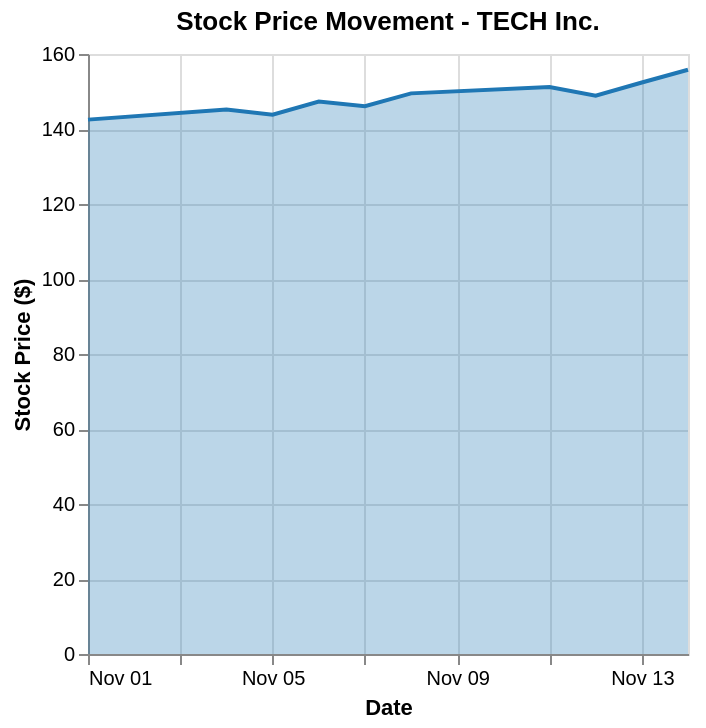

Describe this chart as a Vega-Lite specification.
### Vega-Lite specification from a JSON file in a GitHub repository (floating-point values rounded to 4 significant figures)
{"$schema": "https://vega.github.io/schema/vega-lite/v6.json", "description": "Stock price movement with volume", "layer": [{"mark": "area", "encoding": {"x": {"field": "date", "type": "temporal", "axis": {"title": "Date", "format": "%b %d"}}, "y": {"field": "price", "type": "quantitative", "axis": {"title": "Stock Price ($)"}}, "color": {"value": "#1f77b4"}, "opacity": {"value": 0.3}}}, {"mark": {"type": "line", "color": "#1f77b4"}, "encoding": {"x": {"field": "date", "type": "temporal"}, "y": {"field": "price", "type": "quantitative"}}}], "data": {"values": [{"date": "2024-11-01", "price": 142.5}, {"date": "2024-11-04", "price": 145.2}, {"date": "2024-11-05", "price": 143.8}, {"date": "2024-11-06", "price": 147.3}, {"date": "2024-11-07", "price": 146.1}, {"date": "2024-11-08", "price": 149.5}, {"date": "2024-11-11", "price": 151.2}, {"date": "2024-11-12", "price": 148.9}, {"date": "2024-11-13", "price": 152.4}, {"date": "2024-11-14", "price": 155.8}]}, "title": "Stock Price Movement - TECH Inc."}
